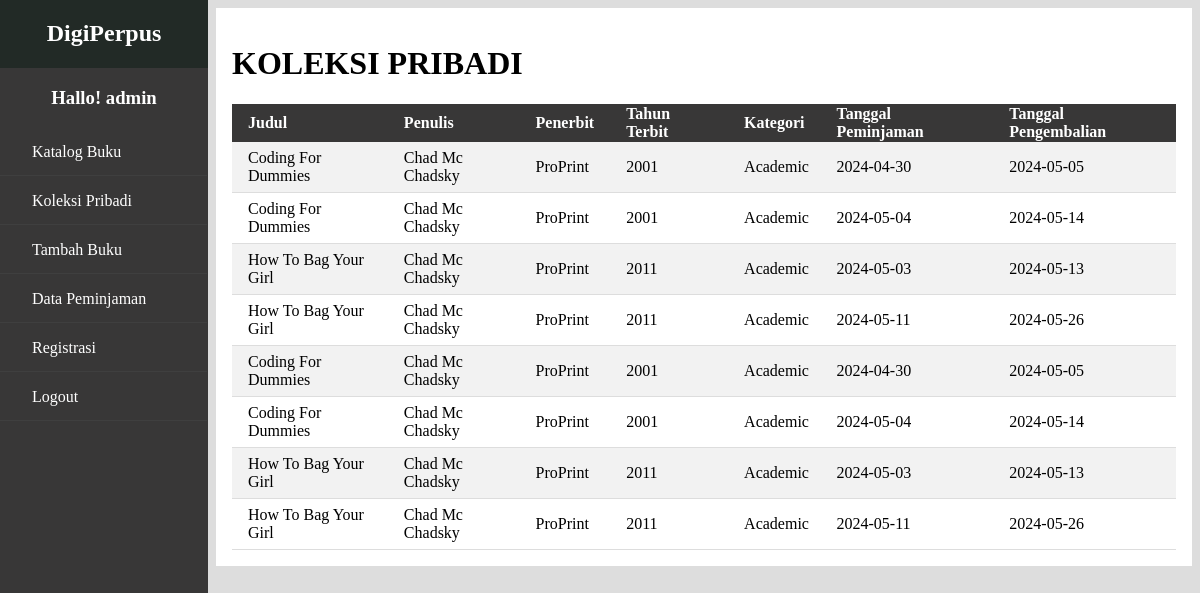
The app's page /PerpustakaanDigital/koleksi.php (signed in) with its own data.
### tables this page shows
CREATE TABLE `tb_buku` (
  `BukuID` int(11) NOT NULL,
  `Judul` varchar(255) NOT NULL,
  `Penulis` varchar(255) NOT NULL,
  `Penerbit` varchar(255) NOT NULL,
  `TahunTerbit` int(11) NOT NULL
);

CREATE TABLE `tb_kategori` (
  `KategoriID` int(11) NOT NULL,
  `NamaKategori` varchar(255) NOT NULL
);

CREATE TABLE `tb_peminjaman` (
  `PeminjamanID` int(11) NOT NULL,
  `UserID` int(11) NOT NULL,
  `BukuID` int(11) NOT NULL,
  `TanggalPeminjaman` date NOT NULL,
  `TanggalPengembalian` date NOT NULL,
  `StatusPeminjaman` varchar(50) NOT NULL
);

### PerpustakaanDigital/koleksi.php (the view, shortened to what this page needs)
<?php
$db = new dbObj();
$conn = $db -> getConnString();
$hidden = "hidden";
$petugassHidden = "hidden";
$userid = $_SESSION["UserID"];
$sql = "SELECT
        tb_buku.BukuID,
        tb_buku.Judul,
        tb_buku.Penulis,
        tb_buku.Penerbit,
        tb_buku.TahunTerbit,
        tb_kategori.NamaKategori,
        tb_peminjaman.TanggalPeminjaman,
        tb_peminjaman.TanggalPengembalian
        FROM tb_buku
        JOIN tb_koleksipribadi
        ON tb_koleksipribadi.BukuID = tb_buku.BukuID
        JOIN tb_kategoribuku_relasi
        ON tb_kategoribuku_relasi.BukuID =tb_buku.BukuID
        JOIN tb_kategori
        ON tb_kategori.KategoriID = tb_kategoribuku_relasi.KatergoriID
        JOIN tb_peminjaman
        ON tb_peminjaman.BukuID = tb_buku.BukuID
        WHERE tb_koleksipribadi.UserID ='$userid'";
switch($_SESSION['Status']){
    case 'Admin':
      $hidden = "";
      $petugassHidden = "";
    break;
  }
$query = mysqli_query($conn, $sql);
?>
<!DOCTYPE html>
<html lang="en">
<head>
    <link rel="stylesheet" href="css/index.css">
</head>
<body>
<div class="nav-container">
      <H2 class="nav-judul">DigiPerpus</H2>
      <h3 class="nav-username">Hallo! <?php echo $_SESSION['Username']?></h3>
      <div class="nav-item"><a href="index.php" class="nav-link">Katalog Buku</a></div>
      <div class="nav-item"><a href="koleksi.php" class="nav-link">Koleksi Pribadi</a></div>
      <div class="nav-item"  <?php echo $hidden ?>><a href="addProduk.php" class="nav-link">Tambah Buku</a></div>
      <div class="nav-item"  <?php echo $hidden ?>><a href="peminjaman.php" class="nav-link">Data Peminjaman</a></div>
      <div class="nav-item"  <?php echo $petugassHidden ?>><a href="registration.php" class="nav-link">Registrasi</a></div>
      <div class="nav-item"><a href="v1/logout.php" class="nav-link">Logout</a></div>
  </div>
    <div class="main-container">
        <h1>KOLEKSI PRIBADI</h1>
        <table class="table">
            <tr class="table-row">
                <th class="table-header">Judul</th>
                <th class="table-header">Penulis</th>
                <th class="table-header">Penerbit</th>
                <th class="table-header">Tahun Terbit</th>
                <th class="table-header">Kategori</th>
                <th class="table-header">Tanggal Peminjaman</th>
                <th class="table-header">Tanggal Pengembalian</th>
            </tr>
            <?php
                foreach($query as $data){
            ?>
                <tr class="table-row">
                    <td class="table-item"><?php echo $data["Judul"] ?></td>
                    <td class="table-item"><?php echo $data["Penulis"] ?></td>
                    <td class="table-item"><?php echo $data["Penerbit"] ?></td>
                    <td class="table-item"><?php echo $data["TahunTerbit"] ?></td>
                    <td class="table-item"><?php echo $data["NamaKategori"] ?></td>
                    <td class="table-item"><?php echo $data["TanggalPeminjaman"] ?></td>
                    <td class="table-item"><?php echo $data["TanggalPengembalian"] ?></td>
                </tr>
            <?php
                }
            ?>
        </table>
        </div>
</body>
</html>

### PerpustakaanDigital/css/index.css (style rules this page uses)
body { background-color: #ddd; }
.nav-container { height: 120%; width: 13rem; background-color: rgb(56, 55, 55); color: white; display: flex; flex-direction: column; margin-top: -2rem; margin-left: -0.5rem; margin-right: 2rem; position: fixed; }
.nav-judul { display: flex; justify-content: center; background-color: rgb(34, 42, 38); margin-top: 0.1; margin-bottom: 0; padding-top: 1.5rem; height: 3rem; }
.nav-username { display: flex; justify-content: center; }
.nav-item { list-style: none; width: 84%; height: 2rem; padding-left: 2rem; padding-top: 1rem; border-bottom: 1px solid rgb(63, 63, 63); }
.nav-link { color: white; text-decoration: none; display: flex; vertical-align: super; }
.main-container { background-color: white; padding: 1rem; margin-left: 13rem; }
.table { overflow-y: scroll; border-collapse: collapse; width: 100%; }
.table-header { background-color: rgb(56, 55, 55); height: 2rem; color: white; padding-right: 1rem; padding-left: 1rem; text-align: start; }
.table-item { padding-left: 1rem; border-bottom: 1px solid #ddd; height: 3rem; }
tr:nth-child(even) { background-color: #f2f2f2; }

### records on screen
tb_buku: Judul "Coding For Dummies", Penulis "Chad Mc Chadsky", Penerbit "ProPrint", TahunTerbit "2001", tb_kategori.NamaKategori "Academic", tb_peminjaman.TanggalPeminjaman "2024-04-30", tb_peminjaman.TanggalPengembalian "2024-05-05", tb_peminjaman.TanggalPeminjaman "2024-05-04", tb_peminjaman.TanggalPengembalian "2024-05-14"
tb_buku: Judul "How To Bag Your Girl", Penulis "Chad Mc Chadsky", Penerbit "ProPrint", TahunTerbit "2011", tb_kategori.NamaKategori "Academic", tb_peminjaman.TanggalPeminjaman "2024-05-03", tb_peminjaman.TanggalPengembalian "2024-05-13", tb_peminjaman.TanggalPeminjaman "2024-05-11", tb_peminjaman.TanggalPengembalian "2024-05-26"

### other values on screen
$_SESSION['Username'] "admin"
